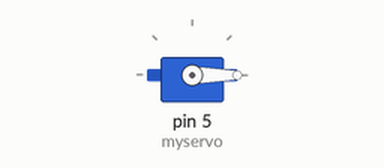
Recording of a sketch running on a simulated Arduino Uno, built with avr-gcc and run on an emulated ATmega328P. Shown: servo.

Above: at 0.05 s.
At 3.0 s:
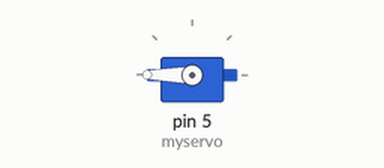
Timing chart, 0 to 6.9 s (numbered marks = the images above):
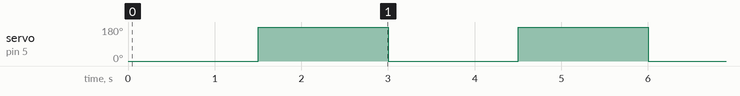

Measured:
- by itself, servo on pin 5 (myservo): alternates 180° for 1.5 s and 0° for 1.5 s

The sketch:

4ServoRoboticArm.ino
```cpp
#include<Servo.h>

Servo myservo;
Servo myservo2;

void setup() {
  Serial.begin(9600);
  myservo.attach(5);
}

void loop() {
  myservo.write(0);
  delay(1500);
  myservo.write(180);
  delay(1500);
}
```
